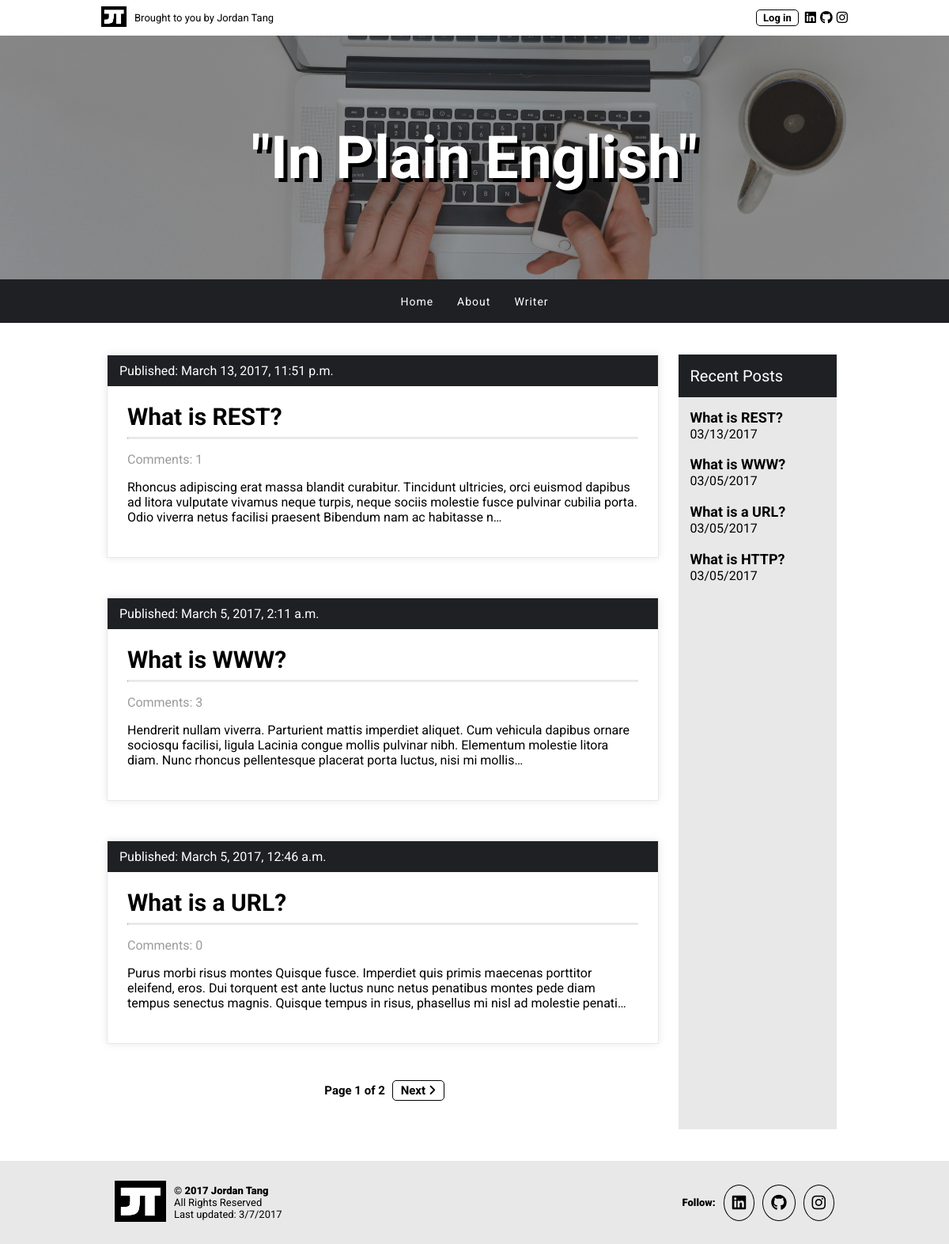
The app's page /, older data.
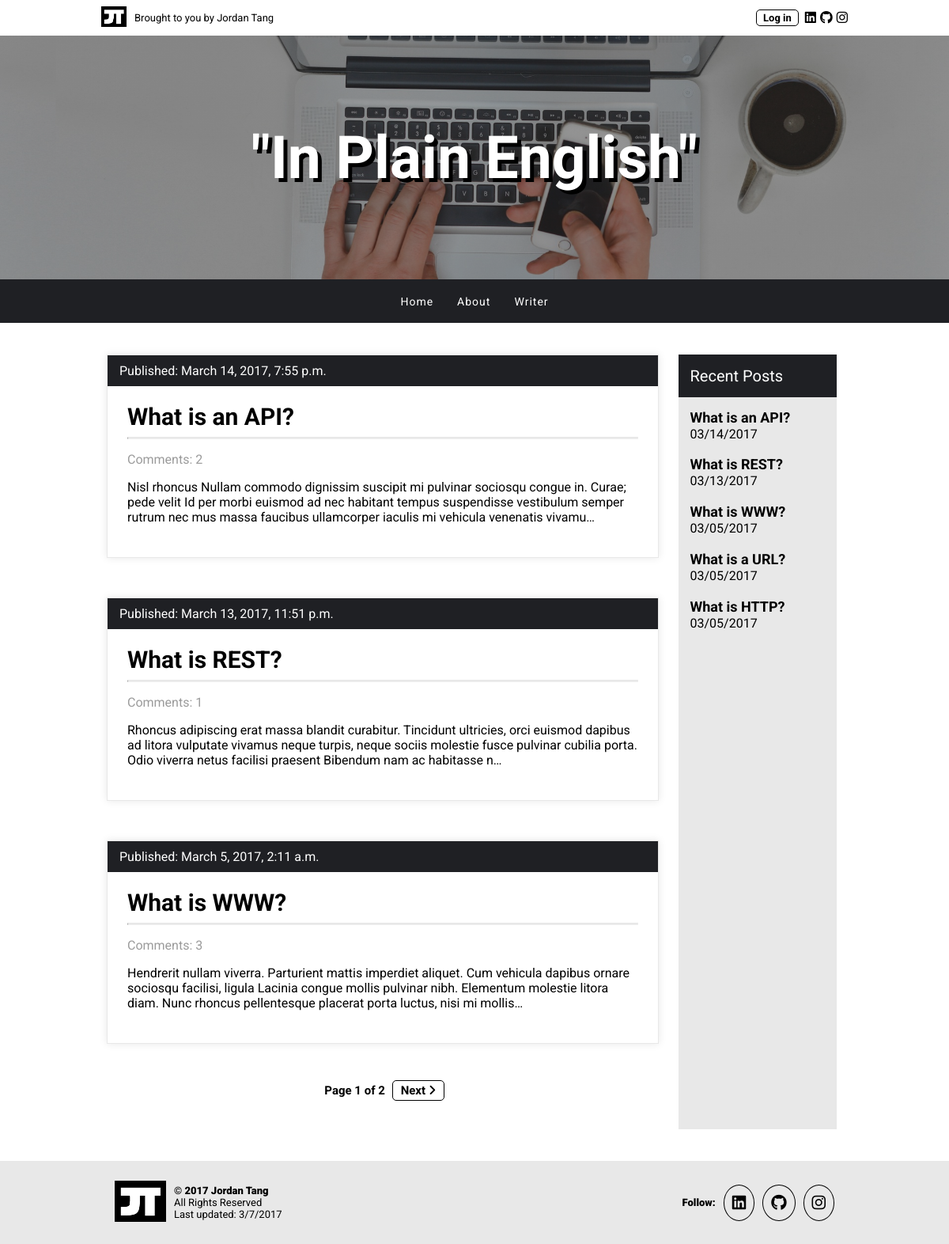
The same page, newer data.
### app/models.py (models this page shows, shortened)
class Post(models.Model):
    author = models.ForeignKey('auth.User')
    title = models.CharField(max_length=200)
    text = models.TextField()
    created_date = models.DateTimeField(
        default=timezone.now)
    published_date = models.DateTimeField(
        blank=True, null=True)
    def approved_comments(self):
        return self.comments.filter(approved_comment=True)

### app/views.py (the view)
# urls.py: url(r'^$', views.post_list, name='post_list'),
def post_list(request):
    published_posts = Post.objects.filter(published_date__lte=timezone.now()).order_by('-published_date')
    paginator = Paginator(published_posts, 3)
    page = request.GET.get('page')
    try:
        posts = paginator.page(page)
    except PageNotAnInteger:
        posts = paginator.page(1)
    except EmptyPage:
        posts = paginator.page(paginator.num_pages)
    return render(request, 'app/post_list.html', {'posts': posts, 'published_posts': published_posts})

### app/templates/app/post_list.html (shortened to what this page needs)
{% extends 'app/base.html' %}
{% block content %}
    <div class="container">
        <div class="row home">
            <div class="col-9 posts">
                {% for post in posts %}
                    <div class="card">
                        <div class="bar">
                            Published: {{ post.published_date }}
                        </div>
                        <h2><a href="{% url 'post_detail' pk=post.pk %}">{{ post.title }}</a></h2>
                        <hr>
                        <p class="subtext">Comments: {{ post.approved_comments.count }}</p>
                        <p>{{ post.text|linebreaksbr|truncatechars:250 }}</p>
                    </div>
                {% endfor %}
                <ul class="paginator">
                    <li class="page-of page-item">
                        Page {{ posts.number }} of {{ posts.paginator.num_pages }}
                    </li>
                    {% if posts.has_next %}
                    <li class="page-item">
                        <a class="page-link" href="?page={{ posts.next_page_number }}">Next&nbsp;<i class="fa fa-angle-right" aria-hidden="true"></i></a>
                    </li>
                    {% endif %}
                </ul>
            </div>
            <div class="recent-nav">
                <div class="bar">
                    <h6>Recent Posts</h6>
                </div>
                {% for post in published_posts %}
                    <h3><a href="{% url 'post_detail' pk=post.pk %}">{{ post.title }}</a></h3>
                    <span>{{ post.published_date|date:'m/d/Y' }}</span>
                {% endfor %}
            </div>
        </div>
    </div>
{% endblock %}

Row changes from the older to the newer data that the page shows:
no longer on one of the page's lists (row unchanged): Post: published_date "March 5, 2017, 12:46 a.m.", title "What is a URL?", approved_comments.count "0", text "Purus morbi risus montes Quisque fusce. Imperdiet quis primis maecenas porttitor eleifend, eros. Dui torquent est ante luctus nunc netus penatibus montes pede diam tempus senectus magnis. Quisque tempus in risus, phasellus mi nisl ad molestie penati…"
added Post: published_date "March 14, 2017, 7:55 p.m.", title "What is an API?", approved_comments.count "2", text "Nisl rhoncus Nullam commodo dignissim suscipit mi pulvinar sociosqu congue in. Curae; pede velit Id per morbi euismod ad nec habitant tempus suspendisse vestibulum semper rutrum nec mus massa faucibus ullamcorper iaculis mi vehicula venenatis vivamu…", published_date "03/14/2017"
